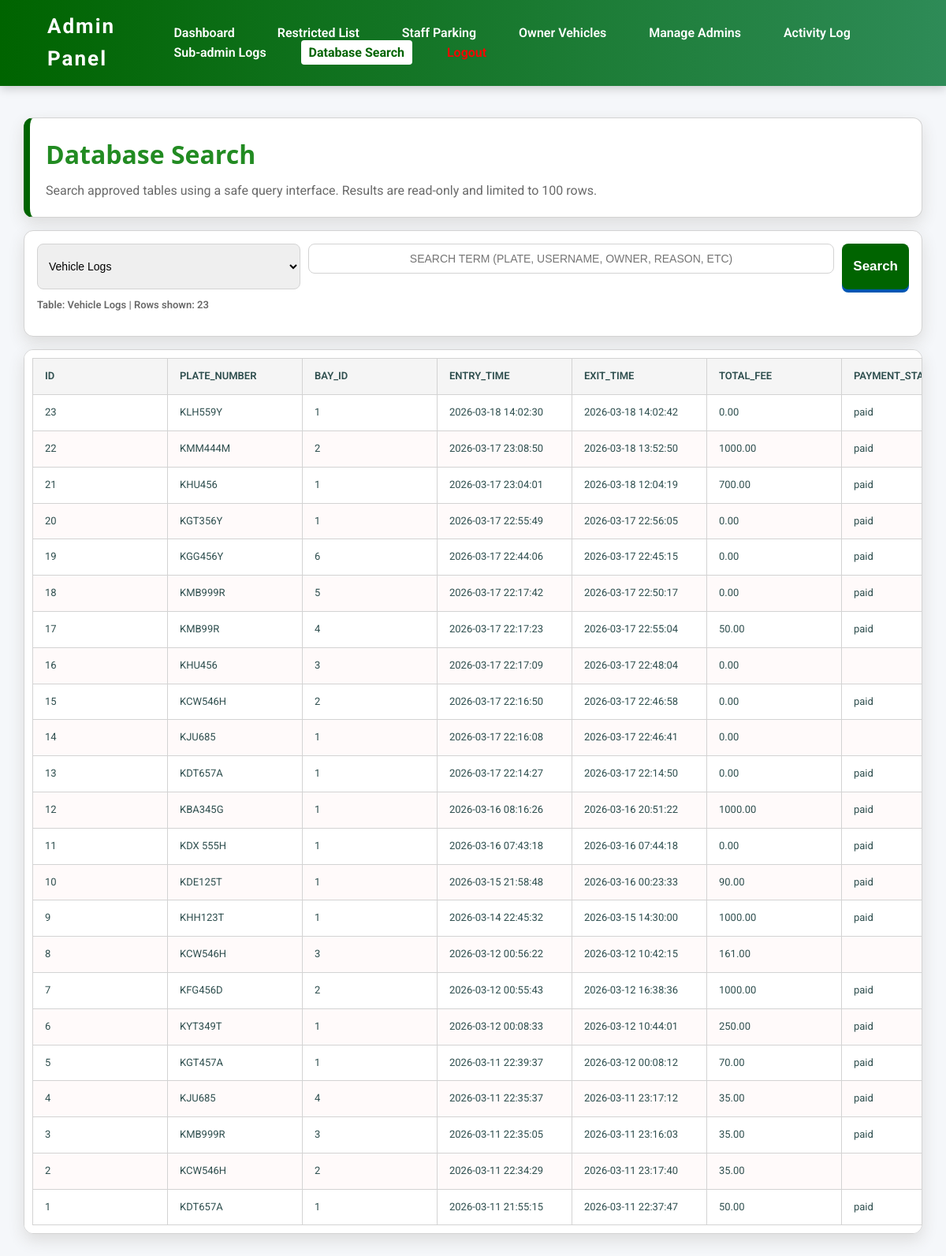
The app's page /admin/database_search.php (signed in) with its own data.
### tables this page shows
CREATE TABLE `vehicle_logs` (
  `id` int(11) NOT NULL,
  `plate_number` varchar(20) NOT NULL,
  `bay_id` int(11) NOT NULL,
  `entry_time` datetime NOT NULL,
  `exit_time` datetime DEFAULT NULL,
  `total_fee` decimal(10,2) DEFAULT 0.00,
  `payment_status` enum('pending','paid') DEFAULT 'pending',
  `mpesa_checkout_id` varchar(255) DEFAULT NULL,
  `nominal_fee` decimal(10,2) DEFAULT 0.00,
  `paid_at` datetime DEFAULT NULL,
  `is_manual_bypass` tinyint(1) NOT NULL DEFAULT 0,
  `bypassed_by` varchar(100) DEFAULT NULL,
  `bypassed_at` datetime DEFAULT NULL
);

### public/admin/database_search.php (the view, shortened to what this page needs)
<?php
$db = new DatabaseConnection();
$pdo = $db->pdo;
$tables = [
    'vehicle_logs' => [
        'label' => 'Vehicle Logs',
        'columns' => ['id', 'plate_number', 'bay_id', 'entry_time', 'exit_time', 'total_fee', 'payment_status', 'nominal_fee', 'paid_at', 'is_manual_bypass', 'bypassed_by', 'bypassed_at'],
        'searchable' => ['plate_number', 'payment_status', 'bypassed_by']
    ],
    'owner_accounts' => [
        'label' => 'Owner Accounts',
        'columns' => ['id', 'plate_number', 'owner_name', 'invoice_monthly', 'created_at'],
        'searchable' => ['plate_number', 'owner_name']
    ],
    'owner_vehicle_fees' => [
        'label' => 'Owner Vehicle Fees',
        'columns' => ['id', 'plate_number', 'owner_name', 'nominal_fee', 'discount_given', 'total_due', 'due_period', 'created_at'],
        'searchable' => ['plate_number', 'owner_name']
    ],
    'staff_vehicles' => [
        'label' => 'Staff Vehicles',
        'columns' => ['id', 'plate_number', 'employee_name', 'created_at'],
        'searchable' => ['plate_number', 'employee_name']
    ],
    'restricted_vehicles' => [
        'label' => 'Restricted Vehicles',
        'columns' => ['id', 'plate_number', 'reason', 'added_at'],
        'searchable' => ['plate_number', 'reason']
    ],
    'administrators' => [
        'label' => 'Administrators',
        'columns' => ['id', 'username', 'role', 'created_at'],
        'searchable' => ['username', 'role']
    ],
    'admin_activity' => [
        'label' => 'Admin Activity',
        'columns' => ['id', 'created_at', 'username', 'action', 'ip_address'],
        'searchable' => ['username', 'action', 'ip_address']
    ],
    'revenue_archive' => [
        'label' => 'Revenue Archive',
        'columns' => ['id', 'archived_revenue', 'archived_date', 'admin_who_cleared', 'log_count_cleared', 'notes'],
        'searchable' => ['admin_who_cleared', 'notes']
    ]
];
$selectedTable = $_GET['table'] ?? 'vehicle_logs';
$searchTerm = trim($_GET['q'] ?? '');
$limit = 100;
$selectedConfig = $tables[$selectedTable];
$columnsSql = implode(', ', $selectedConfig['columns']);
$sql = "SELECT $columnsSql FROM $selectedTable";
$params = [];
if (in_array('id', $selectedConfig['columns'], true)) {
    $sql .= ' ORDER BY id DESC';
} elseif (in_array('created_at', $selectedConfig['columns'], true)) {
    $sql .= ' ORDER BY created_at DESC';
}
$sql .= ' LIMIT ' . $limit;
$rows = [];
$errorMessage = '';
try {
    $stmt = $pdo->prepare($sql);
    $stmt->execute($params);
    $rows = $stmt->fetchAll(PDO::FETCH_ASSOC);
} catch (Exception $e) {
    $errorMessage = 'Query failed: ' . $e->getMessage();
}
?>
<!DOCTYPE html>
<html>
<head>
    <link rel="stylesheet" href="../assets/css/style.css">
</head>
<body>
<nav>
    <div class="logo">Admin Panel</div>
    <div class="links">
        <a href="dashboard.php">Dashboard</a>
        <a href="restricted.php">Restricted List</a>
        <a href="staff.php">Staff Parking</a>
        <a href="owners.php">Owner Vehicles</a>
        <a href="add_user.php">Manage Admins</a>
        <a href="activity.php">Activity Log</a>
        <a href="subadmin_activity.php">Sub-admin Logs</a>
        <a href="database_search.php" class="active">Database Search</a>
        <a href="logout.php" style="color:red;">Logout</a>
    </div>
</nav>
<main class="db-page">
    <section class="db-hero">
        <h2>Database Search</h2>
        <p>Search approved tables using a safe query interface. Results are read-only and limited to 100 rows.</p>
    </section>
    <section class="search-card">
        <form method="GET" class="search-form">
            <select name="table">
                <?php foreach ($tables as $tableName => $cfg): ?>
                    <option value="<?= htmlspecialchars($tableName) ?>" <?= $tableName === $selectedTable ? 'selected' : '' ?>>
                        <?= htmlspecialchars($cfg['label']) ?>
                    </option>
                <?php endforeach; ?>
            </select>
            <input type="text" name="q" value="<?= htmlspecialchars($searchTerm) ?>" placeholder="Search term (plate, username, owner, reason, etc)">
            <button type="submit">Search</button>
        </form>
        <p class="meta">Table: <?= htmlspecialchars($selectedConfig['label']) ?> | Rows shown: <?= count($rows) ?></p>
    </section>
    <?php if ($errorMessage !== ''): ?>
        <div class="warn"><?= htmlspecialchars($errorMessage) ?></div>
    <?php elseif (empty($rows)): ?>
        <div class="empty">No matching records found.</div>
    <?php else: ?>
        <section class="table-wrap">
            <table>
                <thead>
                    <tr>
                        <?php foreach (array_keys($rows[0]) as $col): ?>
                            <th><?= htmlspecialchars($col) ?></th>
                        <?php endforeach; ?>
                    </tr>
                </thead>
                <tbody>
                    <?php foreach ($rows as $row): ?>
                        <tr>
                            <?php foreach ($row as $value): ?>
                                <td><?= htmlspecialchars((string) $value) ?></td>
                            <?php endforeach; ?>
                        </tr>
                    <?php endforeach; ?>
                </tbody>
            </table>
        </section>
    <?php endif; ?>
</main>
</body>
</html>

### public/assets/css/style.css (style rules this page uses)
body { margin: 0; font-family: 'Roboto', 'Segoe UI', Tahoma, Geneva, Verdana, sans-serif; background: #f5f7fa; color: darkslategray; line-height: 1.6; }
h1, h2, h3, h4, h5 { color: #2d862d; font-family: 'Segoe UI', Tahoma, Geneva, Verdana, sans-serif; }
nav { background: linear-gradient(90deg, darkgreen 0%, seagreen 100%); padding: 0.8rem 5%; display: flex; justify-content: space-between; align-items: center; box-shadow: 0 3px 12px rgba(0,0,0,0.2); position: sticky; top: 0; z-index: 100; }
nav .logo { color: white; font-size: 26px; font-weight: 700; letter-spacing: 2px; }
nav .links a { color: white; text-decoration: none; margin-left: 30px; font-weight: 600; padding: 6px 10px; border-radius: 4px; transition: background-color 0.3s, color 0.3s; }
nav .links a.active { background: white; color: darkgreen; font-weight: 700; }
input[type="text"], input[type="password"], input[type="tel"] { width: 100%; padding: 14px 18px; margin-bottom: 20px; border-radius: 8px; border: 2px solid lightgray; font-size: 16px; font-weight: 500; text-align: center; text-transform: uppercase; box-sizing: border-box; transition: border-color 0.3s, box-shadow 0.3s; }
button { width: 100%; padding: 14px; background-color: #007bff; color: white; border: none; border-radius: 8px; cursor: pointer; font-weight: 600; font-size: 17px; transition: background-color 0.3s, transform 0.2s; box-shadow: 0 4px 0 #0056b3; }
table { width: 100%; border-collapse: collapse; margin-top: 20px; font-size: 16px; }
table th, table td { border: 1px solid lightgray; padding: 12px 15px; text-align: left; min-width: 140px; white-space: nowrap; }
table th { background-color: whitesmoke; color: darkslategray; text-transform: uppercase; font-weight: 600; }
table tbody tr:nth-child(even) { background: snow; }

### public/admin/database_search.php (style rules this page uses)
.db-page { width: 95%; max-width: 1200px; margin: 40px auto 80px auto; display: grid; gap: 16px; }
.db-hero { background: white; border: 1px solid lightgray; border-left: 8px solid darkgreen; border-radius: 12px; padding: 20px; box-shadow: 0 8px 20px gainsboro; }
.db-hero h2 { margin: 0; color: forestgreen; font-size: 32px; }
.db-hero p { margin: 8px 0 0 0; color: dimgray; }
.search-card { background: white; border: 1px solid lightgray; border-radius: 12px; padding: 16px; box-shadow: 0 8px 20px gainsboro; }
.search-form { display: grid; grid-template-columns: 1fr 2fr auto; gap: 10px; }
.search-form select, .search-form input { border: 1px solid lightgray; border-radius: 8px; padding: 10px; font-size: 14px; box-sizing: border-box; width: 100%; }
.search-form button { border: none; border-radius: 8px; background: darkgreen; color: white; font-weight: 700; padding: 10px 14px; cursor: pointer; }
.meta { margin-top: 10px; color: dimgray; font-size: 13px; font-weight: 600; }
.table-wrap { overflow-x: auto; background: white; border: 1px solid lightgray; border-radius: 12px; padding: 10px; box-shadow: 0 8px 20px gainsboro; }
table { width: 100%; border-collapse: collapse; margin-top: 0; }
th, td { border: 1px solid lightgray; padding: 8px; text-align: left; font-size: 13px; vertical-align: top; }
th { background: whitesmoke; color: darkslategray; }

### records on screen
vehicle_logs: id "23", plate_number "KLH559Y", value "1", entry_time "2026-03-18 14:02:30", exit_time "2026-03-18 14:02:42", value "0.00", payment_status "paid"
vehicle_logs: id "22", plate_number "KMM444M", bay "2", entry_time "2026-03-17 23:08:50", exit_time "2026-03-18 13:52:50", total_fee "1000.00", payment_status "paid"
vehicle_logs: id "21", plate_number "KHU456", bay "1", entry_time "2026-03-17 23:04:01", value "2026-03-18 12:04:19", total_fee "700.00", payment_status "paid"
vehicle_logs: id "20", plate_number "KGT356Y", bay "1", entry_time "2026-03-17 22:55:49", exit_time "2026-03-17 22:56:05", value "0.00", payment_status "paid"
vehicle_logs: id "19", plate_number "KGG456Y", bay "6", entry_time "2026-03-17 22:44:06", exit_time "2026-03-17 22:45:15", value "0.00", payment_status "paid"
vehicle_logs: id "18", plate_number "KMB999R", bay "5", entry_time "2026-03-17 22:17:42", exit_time "2026-03-17 22:50:17", value "0.00", payment_status "paid"
vehicle_logs: id "17", plate_number "KMB99R", bay "4", entry_time "2026-03-17 22:17:23", exit_time "2026-03-17 22:55:04", total_fee "50.00", payment_status "paid"
vehicle_logs: id "16", plate_number "KHU456", bay "3", entry_time "2026-03-17 22:17:09", exit_time "2026-03-17 22:48:04", value "0.00"
vehicle_logs: id "15", plate_number "KCW546H", bay "2", entry_time "2026-03-17 22:16:50", exit_time "2026-03-17 22:46:58", value "0.00", payment_status "paid"
vehicle_logs: id "14", plate_number "KJU685", bay "1", entry_time "2026-03-17 22:16:08", exit_time "2026-03-17 22:46:41", value "0.00"
vehicle_logs: id "13", plate_number "KDT657A", bay "1", entry_time "2026-03-17 22:14:27", exit_time "2026-03-17 22:14:50", value "0.00", payment_status "paid"
vehicle_logs: id "12", plate_number "KBA345G", bay "1", entry_time "2026-03-16 08:16:26", exit_time "2026-03-16 20:51:22", total_fee "1000.00", payment_status "paid"
vehicle_logs: id "11", plate_number "KDX 555H", bay "1", entry_time "2026-03-16 07:43:18", exit_time "2026-03-16 07:44:18", value "0.00", payment_status "paid"
vehicle_logs: id "10", plate_number "KDE125T", bay "1", entry_time "2026-03-15 21:58:48", exit_time "2026-03-16 00:23:33", total_fee "90.00", payment_status "paid"
vehicle_logs: id "9", plate_number "KHH123T", bay "1", entry_time "2026-03-14 22:45:32", exit_time "2026-03-15 14:30:00", total_fee "1000.00", payment_status "paid"
vehicle_logs: id "8", plate_number "KCW546H", bay "3", entry_time "2026-03-12 00:56:22", exit_time "2026-03-12 10:42:15", total_fee "161.00"
vehicle_logs: id "7", plate_number "KFG456D", bay "2", entry_time "2026-03-12 00:55:43", exit_time "2026-03-12 16:38:36", total_fee "1000.00", payment_status "paid"
vehicle_logs: id "6", plate_number "KYT349T", bay "1", entry_time "2026-03-12 00:08:33", exit_time "2026-03-12 10:44:01", total_fee "250.00", payment_status "paid"
vehicle_logs: id "5", plate_number "KGT457A", bay "1", entry_time "2026-03-11 22:39:37", exit_time "2026-03-12 00:08:12", total_fee "70.00", payment_status "paid"
vehicle_logs: value "4", plate_number "KJU685", entry_time "2026-03-11 22:35:37", exit_time "2026-03-11 23:17:12", total_fee "35.00", payment_status "paid"
vehicle_logs: value "3", plate_number "KMB999R", entry_time "2026-03-11 22:35:05", exit_time "2026-03-11 23:16:03", total_fee "35.00", payment_status "paid"
vehicle_logs: value "2", plate_number "KCW546H", entry_time "2026-03-11 22:34:29", exit_time "2026-03-11 23:17:40", total_fee "35.00"
vehicle_logs: value "1", plate_number "KDT657A", entry_time "2026-03-11 21:55:15", exit_time "2026-03-11 22:37:47", total_fee "50.00", payment_status "paid"

### other values on screen
$selectedConfig['label'] "Vehicle Logs"
count($rows) "23"
$col "ID"
$col "PLATE_NUMBER"
$col "BAY_ID"
$col "ENTRY_TIME"
$col "EXIT_TIME"
$col "TOTAL_FEE"
form field table "Vehicle Logs"
